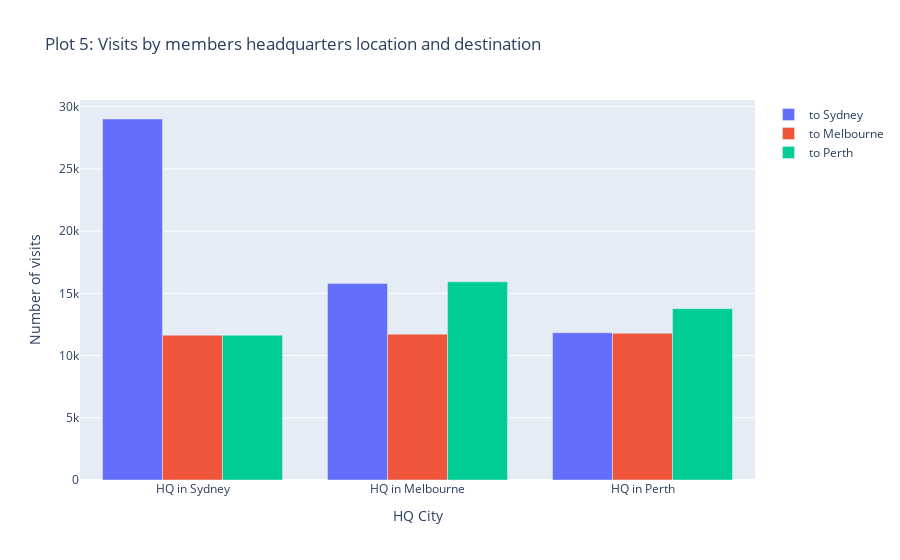

Notebook source saved alongside this figure:
### Markdown cell above
<a id='byhq'></a>
# Members visits by headquarters location
[back to top](#index)

### Code cell
# create a temp df for plotly:
plot5 = df.groupby('headquarter_location')[['visits_sydney','visits_melbourne','visits_perth']].sum().sort_values('visits_sydney',ascending=False)

labels_x = ['HQ in Sydney', 'HQ in Melbourne', 'HQ in Perth']
fig = go.Figure(data=[
    go.Bar(name='to Sydney', x=labels_x, y=plot5['visits_sydney']),
    go.Bar(name='to Melbourne', x=labels_x, y=plot5['visits_melbourne']),
    go.Bar(name='to Perth', x=labels_x, y=plot5['visits_perth']),
])

fig.update_layout(
    title='Plot 5: Visits by members headquarters location and destination',
    yaxis=dict(title='Number of visits'),
    xaxis=dict(title='HQ City'),
    barmode='group'
)
fig.show()

### Figure 1 — Plotly figure (JSON) as saved in the notebook; plotly's stock layout.template omitted (floating-point values rounded to 4 significant figures)
{"data": [{"name": "to Sydney", "type": "bar", "x": ["HQ in Sydney", "HQ in Melbourne", "HQ in Perth"], "y": [29014, 15801, 11836]}, {"name": "to Melbourne", "type": "bar", "x": ["HQ in Sydney", "HQ in Melbourne", "HQ in Perth"], "y": [11638, 11724, 11787]}, {"name": "to Perth", "type": "bar", "x": ["HQ in Sydney", "HQ in Melbourne", "HQ in Perth"], "y": [11637, 15931, 13773]}], "layout": {"barmode": "group", "title": {"text": "Plot 5: Visits by members headquarters location and destination"}, "xaxis": {"title": {"text": "HQ City"}}, "yaxis": {"title": {"text": "Number of visits"}}}}
